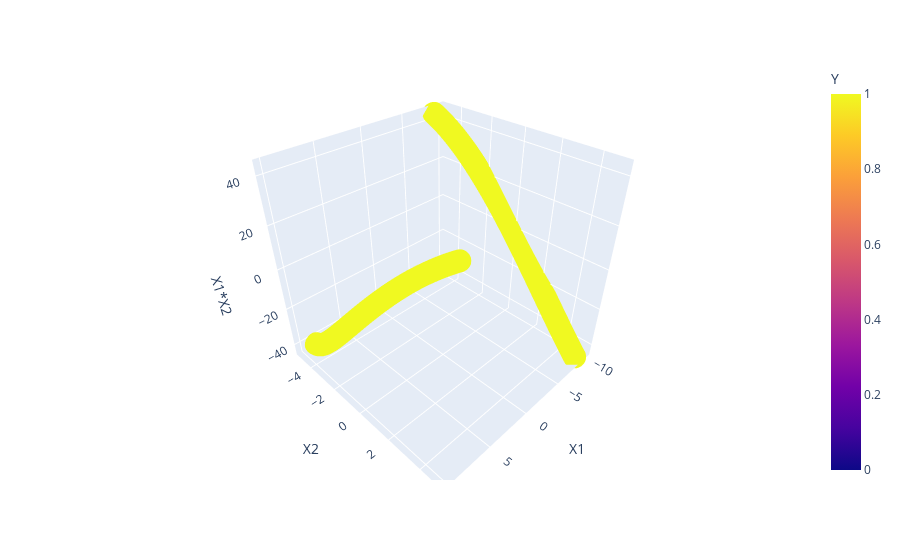

The code cell stored with this chart in its notebook:
### Code cell
import plotly.express as px

fig = px.scatter_3d(df, x='X1', y='X2', z='X1*X2',
              color='Y')
fig.show()

### Figure 1 — Plotly figure (JSON) as saved in the notebook; plotly's stock layout.template omitted (floating-point values rounded to 4 significant figures; data arrays with more than 128 entries replaced by an {"elided": "..."} marker saying what was removed)
{"data": [{"hovertemplate": "X1=%{x}<br>X2=%{y}<br>X1*X2=%{z}<br>Y=%{marker.color}<extra></extra>", "legendgroup": "", "marker": {"color": {"elided": "4000 int values"}, "coloraxis": "coloraxis", "symbol": "circle"}, "mode": "markers", "name": "", "scene": "scene", "showlegend": false, "type": "scatter3d", "x": {"elided": "4000 float values"}, "y": {"elided": "4000 float values"}, "z": {"elided": "4000 float values"}}], "layout": {"coloraxis": {"colorbar": {"title": {"text": "Y"}}, "colorscale": [[0, "#0d0887"], [0.1111, "#46039f"], [0.2222, "#7201a8"], [0.3333, "#9c179e"], [0.4444, "#bd3786"], [0.5556, "#d8576b"], [0.6667, "#ed7953"], [0.7778, "#fb9f3a"], [0.8889, "#fdca26"], [1, "#f0f921"]]}, "legend": {"tracegroupgap": 0}, "margin": {"t": 60}, "scene": {"domain": {"x": [0, 1], "y": [0, 1]}, "xaxis": {"title": {"text": "X1"}}, "yaxis": {"title": {"text": "X2"}}, "zaxis": {"title": {"text": "X1*X2"}}}}}
